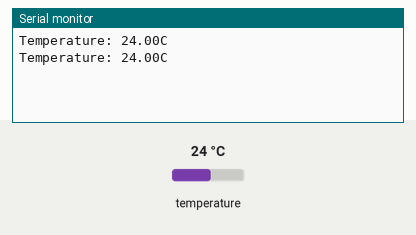
The sketch below on a simulated Arduino Uno, built with avr-gcc and run on an emulated ATmega328P. Shown: the last lines printed to the serial monitor. Inputs (shaded band) come from the test bench; at power-on: temperature 24 °C.

Above: at 2.5 s.
2.6 s: temperature set to 12 °C
At 3.2 s:
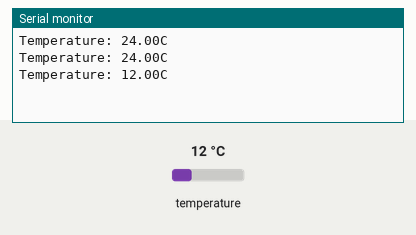
4.1 s: temperature set to 19 °C
At 5.4 s:
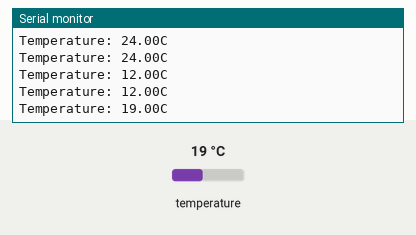
Timing chart, 0 to 7.1 s (numbered marks = the images above; inputs shaded):
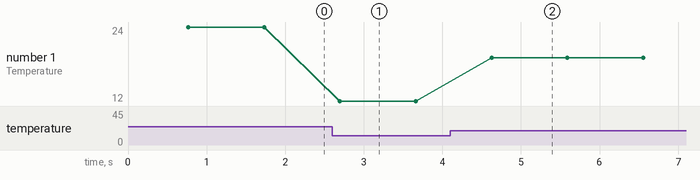

The sketch:

DS18B20.ino
```cpp
#include <OneWire.h>
#include <DallasTemperature.h>

// Data wire is plugged into digital pin 2 on the Arduino
#define ONE_WIRE_BUS 2

// Setup a oneWire instance to communicate with any OneWire device
OneWire oneWire(ONE_WIRE_BUS);

// Pass oneWire reference to DallasTemperature library
DallasTemperature sensors(&oneWire);

void setup(void)
{
	sensors.begin();  // Start up the library
	Serial.begin(9600);
}

void loop(void)
{
	sensors.requestTemperatures();

	Serial.print("Temperature: ");
	Serial.print(sensors.getTempCByIndex(0));
	Serial.println("C");

	delay(200);
}
```

Measured:
- after the input at 2.6 s, the serial monitor: prints a new line after 0.10 s (image 1)
- after the input at 4.1 s, the serial monitor: prints a new line after 0.53 s (image 2)
- plotted number 1: 24 → 12 after the input at 2.6 s, 12 → 19 after the input at 4.1 s
